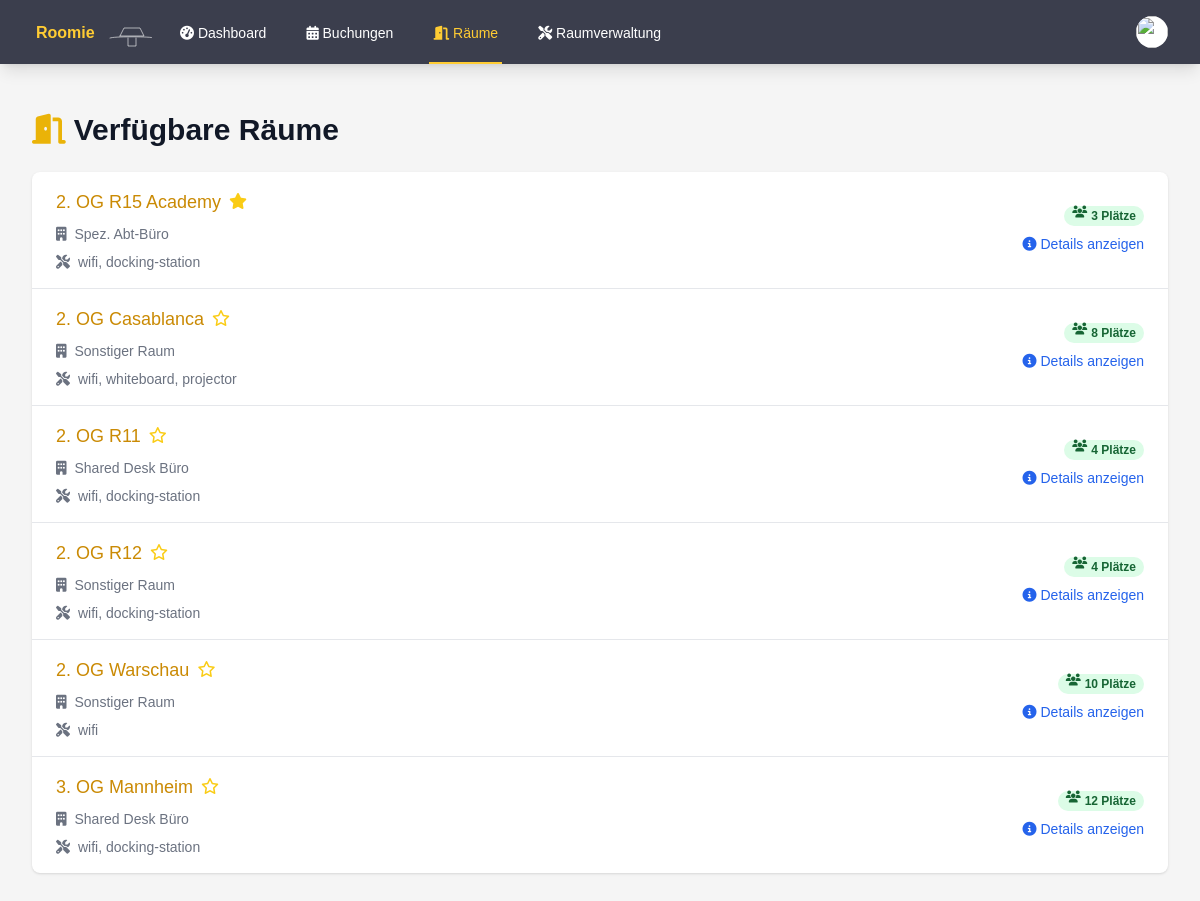
Page /rooms.php (signed in) on the committed database.
### tables this page shows
CREATE TABLE rooms (
        id INTEGER PRIMARY KEY AUTOINCREMENT,
        name TEXT NOT NULL,
        type TEXT NOT NULL,
        capacity INTEGER DEFAULT 0,
        is_favorite INTEGER DEFAULT 0,
        equipment TEXT
    );

### auth.php (called while the page is built, shortened)
<?php
function isAdmin() {
    return isset($_SESSION['is_admin']) && $_SESSION['is_admin'] == 1;
}

### rooms.php (the view, shortened to what this page needs)
<?php
require_once 'auth.php';
$current_page = basename($_SERVER['PHP_SELF']);
try {
    $db = getDatabaseConnection();
    $stmt = $db->query('SELECT r.id, r.name, r.type, r.capacity, r.equipment, r.is_favorite
                        FROM rooms r
                        ORDER BY r.is_favorite DESC, r.name');
    $rooms = $stmt->fetchAll(PDO::FETCH_ASSOC);
} catch (PDOException $e) {
    $error = "Datenbankfehler: " . $e->getMessage();
}
function getRoomTypeName($type)
{
    switch ($type) {
        case 'shared-desk':
            return 'Shared Desk Büro';
        case 'spez-abt-buro':
            return 'Spez. Abt-Büro';
        default:
            return 'Sonstiger Raum';
    }
}
?>
<!DOCTYPE html>
<html lang="de">
<head>
    <script src="https://cdn.tailwindcss.com"></script>
    <link rel="stylesheet" href="https://cdnjs.cloudflare.com/ajax/libs/font-awesome/6.4.0/css/all.min.css">
    <link rel="stylesheet" href="styles.css">
</head>
<body class="bg-custom-background">
    <nav class="bg-custom-nav shadow-lg" x-data="{ open: false }">
        <div class="max-w-7xl mx-auto px-4 sm:px-6 lg:px-8">
            <div class="flex justify-between h-16">
                <div class="flex">
                    <div class="flex-shrink-0 flex items-center">
                        <a href="index.php">
                            <img class="h-8 w-auto" src="test.svg" alt="Roomie Logo">
                        </a>
                    </div>
                    <div class="hidden sm:ml-6 sm:flex sm:space-x-8">
                        <a href="index.php" class="inline-flex items-center px-1 pt-1 border-b-2 text-sm font-medium <?php echo $current_page == 'index.php' ? 'active' : 'inactive'; ?>">
                            <i class="fas fa-tachometer-alt"></i>&nbsp;Dashboard
                        </a>
                        <a href="bookings.php" class="inline-flex items-center px-1 pt-1 border-b-2 text-sm font-medium <?php echo $current_page == 'bookings.php' ? 'active' : 'inactive'; ?>">
                            <i class="fas fa-calendar-alt"></i>&nbsp;Buchungen
                        </a>
                        <a href="rooms.php" class="inline-flex items-center px-1 pt-1 border-b-2 text-sm font-medium <?php echo $current_page == 'rooms.php' ? 'active' : 'inactive'; ?>">
                            <i class="fas fa-door-open"></i>&nbsp;Räume
                        </a>
                        <?php if (isAdmin()) : ?>
                            <a href="admin_rooms.php" class="inline-flex items-center px-1 pt-1 border-b-2 text-sm font-medium <?php echo $current_page == 'admin_rooms.php' ? 'active' : 'inactive'; ?>">
                                <i class="fas fa-tools"></i>&nbsp;Raumverwaltung
                            </a>
                        <?php endif; ?>
                    </div>
                </div>
                <div class="hidden sm:ml-6 sm:flex sm:items-center">
                    <div class="ml-3 relative" x-data="{ open: false }">
                        <div>
                            <button @click="open = !open" class="bg-white rounded-full flex text-sm focus:outline-none focus:ring-2 focus:ring-offset-2 focus:ring-yellow-500" id="user-menu" aria-haspopup="true" x-bind:aria-expanded="open">
                                <img class="h-8 w-8 rounded-full" src="<?php echo !empty($user['profile_image']) ? 'uploads/' . htmlspecialchars($user['profile_image']) : 'https://images.unsplash.com/photo-1472099645785-5658abf4ff4e?ixlib=rb-1.2.1&ixid=eyJhcHBfaWQiOjEyMDd9&auto=format&fit=facearea&facepad=2&w=256&h=256&q=80'; ?>" alt="">
                            </button>
                        </div>
                    </div>
                </div>
            </div>
        </div>
    </nav>
    <div class="max-w-7xl mx-auto py-6 sm:px-6 lg:px-8">
        <div class="px-4 py-6 sm:px-0">
            <h1 class="text-3xl font-bold text-gray-900 mb-6">
                <i class="fas fa-door-open text-yellow-500 mr-2"></i>Verfügbare Räume
            </h1>
            <div class="bg-white shadow overflow-hidden sm:rounded-lg">
                <ul class="divide-y divide-gray-200">
                    <?php foreach ($rooms as $room) : ?>
                        <li class="hover:bg-gray-50 transition duration-150 ease-in-out">
                            <div class="px-4 py-4 sm:px-6 flex justify-between items-center">
                                <div class="flex-1 min-w-0">
                                    <div class="flex items-center">
                                        <a href="room_details.php?id=<?php echo $room['id']; ?>" class="text-lg font-medium text-yellow-600 truncate hover:underline">
                                            <?php echo htmlspecialchars($room['name']); ?>
                                        </a>
                                        <form method="POST" action="rooms.php" class="ml-2">
                                            <button type="submit" class="focus:outline-none">
                                                <i class="<?php echo $room['is_favorite'] ? 'fas' : 'far'; ?> fa-star text-yellow-400 hover:text-yellow-500 transition duration-150 ease-in-out"></i>
                                            </button>
                                        </form>
                                    </div>
                                    <div class="mt-2 flex items-center text-sm text-gray-500">
                                        <i class="fas fa-building mr-2"></i>
                                        <?php echo htmlspecialchars(getRoomTypeName($room['type'])); ?>
                                    </div>
                                    <div class="mt-2 flex items-center text-sm text-gray-500">
                                        <i class="fas fa-tools mr-2"></i>
                                        <?php echo htmlspecialchars(implode(', ', json_decode($room['equipment'], true) ?? [])); ?>
                                    </div>
                                </div>
                                <div class="ml-4 flex-shrink-0 flex flex-col items-end">
                                    <span class="px-2 inline-flex text-xs leading-5 font-semibold rounded-full bg-green-100 text-green-800">
                                        <i class="fas fa-users mr-1"></i><?php echo $room['capacity']; ?> Plätze
                                    </span>
                                    <a href="room_details.php?id=<?php echo $room['id']; ?>" class="mt-2 text-blue-600 hover:text-blue-800 text-sm font-medium">
                                        <i class="fas fa-info-circle mr-1"></i>Details anzeigen
                                    </a>
                                </div>
                            </div>
                        </li>
                    <?php endforeach; ?>
                </ul>
            </div>
        </div>
    </div>
</body>
</html>

### styles.css (style rules this page uses)
.active { color: #ffcc33 !important; border-color: #ffcc33 !important; }
.inactive { color: #fff !important; border-color: transparent !important; }
body { font-family: 'Source Sans 3', sans-serif; }
.bg-custom-nav { background-color: #3b3e4d; }
.bg-custom-background { background-color: #f5f5f5; }

### rows in the picture
rooms: name "2. OG R15 Academy", is_favorite 1 (drawn), type "Spez. Abt-Büro", equipment "wifi, docking-station", capacity "3"
rooms: name "2. OG Casablanca", is_favorite 0 (drawn), type "Sonstiger Raum", equipment "wifi, whiteboard, projector", capacity "8"
rooms: name "2. OG R11", is_favorite 0 (drawn), type "Shared Desk Büro", equipment "wifi, docking-station", capacity "4"
rooms: name "2. OG R12", is_favorite 0 (drawn), type "Sonstiger Raum", equipment "wifi, docking-station", capacity "4"
rooms: name "2. OG Warschau", is_favorite 0 (drawn), type "Sonstiger Raum", equipment "wifi", capacity "10"
rooms: name "3. OG Mannheim", is_favorite 0 (drawn), type "Shared Desk Büro", equipment "wifi, docking-station", capacity "12"
